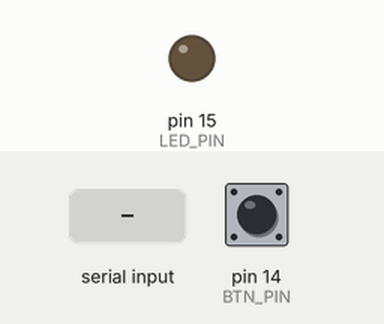
Bench run of a sketch on a simulated Arduino Uno, built with avr-gcc and run on an emulated ATmega328P. Parts: output pins drawn as LEDs (lit = HIGH). Inputs (shaded band) come from the test bench; at power-on: pin 14 (BTN_PIN) HIGH.

Above: at 1.2 s.
1.3 s: byte 1 (FROM_PC_KEY_ON) received over Serial
At 1.8 s:
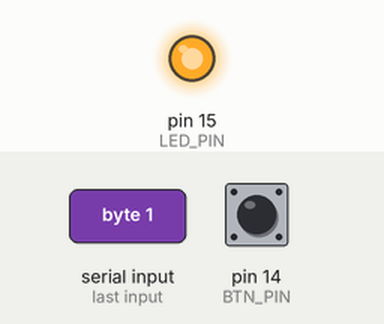
4.4 s: "1" received over Serial
At 5.4 s:
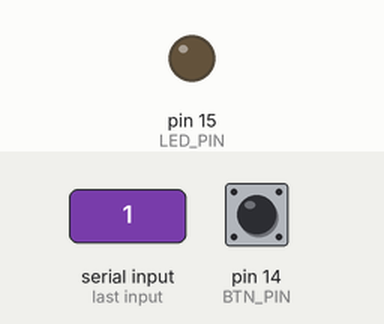
Timing chart, 0 to 7.4 s (numbered marks = the images above; inputs shaded):
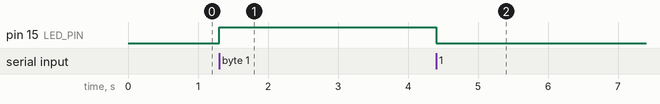

Measured:
- after the input at 1.3 s, pin 15 (LED_PIN): LOW → HIGH at once
- after the input at 4.4 s, pin 15 (LED_PIN): HIGH → LOW at once

The sketch:

sketch_may13b_dsk_toggle.ino
```cpp
#define BTN_PIN 14
#define LED_PIN 15

#define TO_PC_REQUEST_TRANSITION 1

#define FROM_PC_KEY_ON 1
#define FROM_PC_KEY_OFF 2

// To prevent bounce, we use timings of some milliseconds:
#define SHORTEST_ALLOWED_TIME_BETWEEN_PRESSES 256000
#define LONGEST_TIME_BEFORE_WRAP_PROTECTION 1073741824

#ifndef TRUE
#define TRUE 1
#endif

#ifndef FALSE
#define FALSE 0
#endif

void setup () {
  pinMode (BTN_PIN, INPUT_PULLUP);
  pinMode (LED_PIN, OUTPUT);
  Serial.begin (9600);
}

void loop () {
  static byte live = FALSE;
  if (Serial.available () > 0) {
    // Computer sends us a byte whenever the key status changes; we then just update whether the LED should be on or off ...
    byte cmd = Serial.read ();
    live = cmd == FROM_PC_KEY_ON ? TRUE : FALSE;
    digitalWriteFast (LED_PIN, live);
  }
  static int prevBtnState = 0;
  static unsigned long prevBtnPressTime = micros () - SHORTEST_ALLOWED_TIME_BETWEEN_PRESSES - 1; // Will always start with a clock number that's big enough for the next press to be allowed now.
  // Time:
  unsigned long currentTime = micros ();
  unsigned long deltaT = currentTime - prevBtnPressTime; // How long ago was the button last pressed?
  if (deltaT > LONGEST_TIME_BEFORE_WRAP_PROTECTION) {
    // In case deltaT itself wraps around, we need to prevent the bug of it won't do anything on rare occasion of exact wrap and button-press time coincidence ...
    prevBtnPressTime = currentTime - SHORTEST_ALLOWED_TIME_BETWEEN_PRESSES - 1; // Restart from the minimum button-press separation time ...
  }
  // Button pressed check:
  int btnPressed = !digitalReadFast (BTN_PIN);
  if (!btnPressed || prevBtnState) {
    prevBtnState = btnPressed;
    return; // There's nothing else left to do ...
  }
  // Button went from UP to DOWN!
  if (deltaT >= SHORTEST_ALLOWED_TIME_BETWEEN_PRESSES) {
    Serial.write (TO_PC_REQUEST_TRANSITION);
    prevBtnPressTime = currentTime;
  }
  prevBtnState = btnPressed;
}
```
